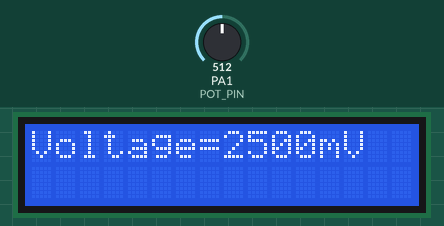
Bench run of a program on a simulated ATmega32, built with avr-gcc and emulated at 16 MHz. Shown: 16×2 character LCD. Wiring (inferred from the names in the program): character LCD (HD44780): RS PB1; R/W PB2; E PB3; data PA4, PA5, PA6, PA7. The inputs (shaded band) are chosen by the test bench; at power-on: PA1 (POT_PIN) = 512.

Above: at 1.3 s.
1.4 s: PA1 (POT_PIN) set to 716
At 2.4 s:
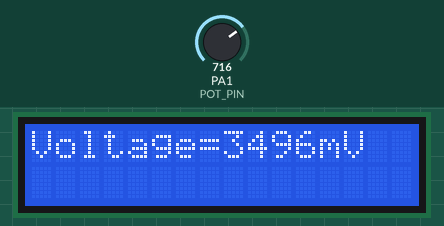
3.7 s: PA1 (POT_PIN) set to 900
At 4.3 s:
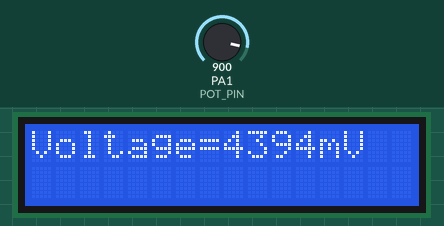
5.8 s: PA1 (POT_PIN) set to 1023
At 7.4 s:
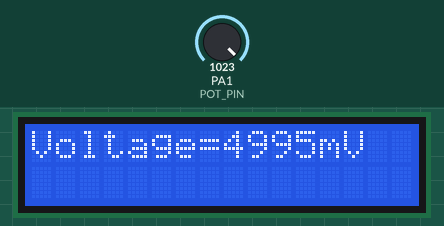
7.9 s: PA1 (POT_PIN) set to 511
At 9.2 s:
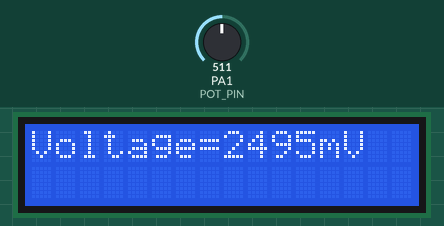
10.1 s: PA1 (POT_PIN) set to 122
At 11.0 s:
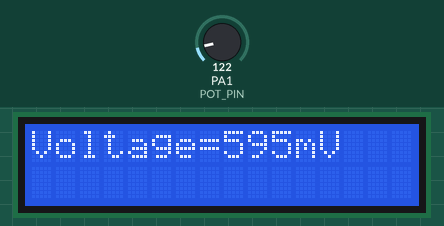
12.2 s: PA1 (POT_PIN) set to 138
At 13.8 s:
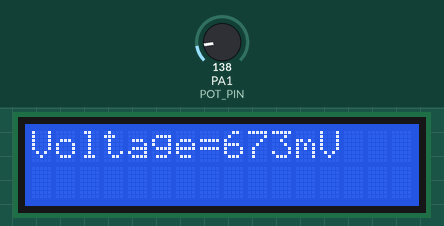
Timing chart, 0 to 15.3 s (numbered marks = the images above; inputs shaded):
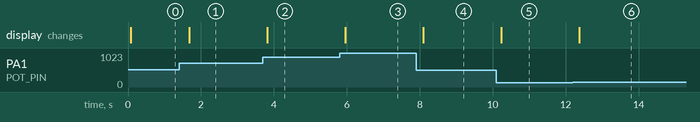

Measured:
- after the input at 1.4 s, the display: changes after 0.28 s (image 1)
- after the input at 3.7 s, the display: changes after 0.12 s (image 2)
- after the input at 5.8 s, the display: changes after 0.16 s (image 3)
- after the input at 7.9 s, the display: changes after 0.20 s (image 4)
- after the input at 10.1 s, the display: changes after 0.14 s (image 5)
- after the input at 12.2 s, the display: changes after 0.17 s (image 6)

The program:

main.c
```c
/*
 * ADC.c
 *
 * Created: 26-Sep-23 10:15:06 PM
 *  Author: SEIF EL_DIN SULTAN
 */

#define F_CPU 16000000UL
#include <util/delay.h>

#include "STD_TYPE.h"
#include "BIT_MATH.h"

#include "ADC_config.h"
#include "ADC_interface.h"
#include "ADC_private.h"

#include "DIO_config.h"
#include "DIO_interface.h"
#include "DIO_private.h"

#include "LCD_config.h"
#include "LCD_interface.h"
#include "LCD_private.h"


int main(void)
{
	u16 AnalogValue;
	u16 DigitalValue;
	DIO_SetPinDirection(POT_PORT,POT_PIN,DIO_PIN_INPUT);

	LCD_init();
	ADC_init(ADC_REFERENCE_AVCC,ADC_Prescaller_128);

    while(1)
    {
		ADC_ReadDigitalValue(ADC_CHANNEL_1,&DigitalValue);

		AnalogValue= (DigitalValue*5000UL)/1024;

       LCD_SendString("Voltage=");
	   LCD_SendIntegarNumber(AnalogValue);
	   LCD_SendString("mV");
	   _delay_ms(500);
	   LCD_ClearDesplay();
    }
}
```

ADC_interface.h
```c
/*
 * ADC_interface.h
 *
 * Created: 15-Sep-23 8:38:23 AM
 *  Author: SEIF EL_DIN SULTAN
 */


#ifndef ADC_INTERFACE_H_
#define ADC_INTERFACE_H_

#define ADC_Prescaller_2            2
#define ADC_Prescaller_4            4
#define ADC_Prescaller_8            8
#define ADC_Prescaller_16           16
#define ADC_Prescaller_32           32
#define ADC_Prescaller_64           64
#define ADC_Prescaller_128          128


#define ADC_REFERENCE_AVCC        1
#define ADC_REFERENCE_AREF        2
#define ADC_REFERENCE_INTERNAL    3

#define ADC_CHANNEL_0             0
#define ADC_CHANNEL_1             1
#define ADC_CHANNEL_2             2
#define ADC_CHANNEL_3             3
#define ADC_CHANNEL_4             4
#define ADC_CHANNEL_5             5
#define ADC_CHANNEL_6             6
#define ADC_CHANNEL_7             7

void ADC_init                     (u8 RefrenceVolt,u8 ADC_Prescaller);

void ADC_ReadDigitalValue         (u8 ChannelId ,u16* DigitalValue);

void ADC_SetCallBackADC           (void (*PtrToFunc)(void));

#endif /* ADC_INTERFACE_H_ */
```

ADC_program.c
```c
/*
 * ADC_program.c
 *
 * Created: 15-Sep-23 8:38:07 AM
 *  Author: SEIF EL_DIN SULTAN
 */
#define F_CPU 16000000UL
#include <util/delay.h>

#include "STD_TYPE.h"
#include "BIT_MATH.h"

#include "ADC_private.h"
#include "ADC_config.h"
#include "ADC_interface.h"

static void (*PRIVATE_PtrCallBackADC) (void) = NULL;

void ADC_init(u8 RefrenceVolt,u8 ADC_Prescaller)
{
	/*	Select reference voltage	*/
	switch (RefrenceVolt)
	{
		case ADC_REFERENCE_AREF:
		CLR_BIT(ADMUX,REFS0);
		CLR_BIT(ADMUX,REFS1);
		break;

		case ADC_REFERENCE_AVCC:
		SET_BIT(ADMUX,REFS0);
		CLR_BIT(ADMUX,REFS1);
		break;

		case ADC_REFERENCE_INTERNAL:
		SET_BIT(ADMUX,REFS0);
		SET_BIT(ADMUX,REFS1);
		break;
	}

	/*		ADCR	*/
	CLR_BIT(ADMUX,ADLAR);

	/*auto trigger mode (1) or single conversion mode (0) */
	CLR_BIT(ADCSRA,ADATE);

	/*	Interrupt enable	*/
	CLR_BIT(ADCSRA,ADIE);

	/*	Prescaller Select 128 for 16MHZ(125 KHZ)	*/

	if (ADC_Prescaller >= 2 && ADC_Prescaller <= 128 )
	{
		switch(ADC_Prescaller)
		{
			case ADC_Prescaller_2:
			CLR_BIT(ADCSRA,ADPS0);
			CLR_BIT(ADCSRA,ADPS1);
			CLR_BIT(ADCSRA,ADPS2);
			break;

			case ADC_Prescaller_4:
			CLR_BIT(ADCSRA,ADPS0);
			SET_BIT(ADCSRA,ADPS1);
			CLR_BIT(ADCSRA,ADPS2);
			break;

			case ADC_Prescaller_8:
			SET_BIT(ADCSRA,ADPS0);
			SET_BIT(ADCSRA,ADPS1);
			CLR_BIT(ADCSRA,ADPS2);
			break;

			case ADC_Prescaller_16:
			CLR_BIT(ADCSRA,ADPS0);
			CLR_BIT(ADCSRA,ADPS1);
			SET_BIT(ADCSRA,ADPS2);
			break;

			case ADC_Prescaller_32:
			SET_BIT(ADCSRA,ADPS0);
			CLR_BIT(ADCSRA,ADPS1);
			SET_BIT(ADCSRA,ADPS2);
			break;

			case ADC_Prescaller_64:
			CLR_BIT(ADCSRA,ADPS0);
			SET_BIT(ADCSRA,ADPS1);
			SET_BIT(ADCSRA,ADPS2);
			break;

			case ADC_Prescaller_128:
			SET_BIT(ADCSRA,ADPS0);
			SET_BIT(ADCSRA,ADPS1);
			SET_BIT(ADCSRA,ADPS2);
			break;
		}
	}
	else
	{
		//No Thing
	}

	/*Enable ADC */                          //best in last line in function
	SET_BIT(ADCSRA,ADEN);
}

void ADC_ReadDigitalValue(u8 ChannelId ,u16* DigitalValue)
{
	if( DigitalValue != NULL && ChannelId <32 )
	{

		/*	type without 32 switch case but take care about #define of channel id */
// 		ADMUX & = 0xE0;
// 		ADMUX | = ChannelId;


		switch (ChannelId)
		{
			case ADC_CHANNEL_0:
			CLR_BIT(ADMUX,MUX0);
			CLR_BIT(ADMUX,MUX1);
			CLR_BIT(ADMUX,MUX2);
			CLR_BIT(ADMUX,MUX3);
			CLR_BIT(ADMUX,MUX4);
			break;

			case ADC_CHANNEL_1:
			SET_BIT(ADMUX,MUX0);
			CLR_BIT(ADMUX,MUX1);
			CLR_BIT(ADMUX,MUX2);
			CLR_BIT(ADMUX,MUX3);
			CLR_BIT(ADMUX,MUX4);
			break;

			case ADC_CHANNEL_2:
			CLR_BIT(ADMUX,MUX0);
			SET_BIT(ADMUX,MUX1);
			CLR_BIT(ADMUX,MUX2);
			CLR_BIT(ADMUX,MUX3);
			CLR_BIT(ADMUX,MUX4);
			break;

			case ADC_CHANNEL_3:
			SET_BIT(ADMUX,MUX0);
			SET_BIT(ADMUX,MUX1);
			CLR_BIT(ADMUX,MUX2);
			CLR_BIT(ADMUX,MUX3);
			CLR_BIT(ADMUX,MUX4);
			break;

			case ADC_CHANNEL_4:
			CLR_BIT(ADMUX,MUX0);
			CLR_BIT(ADMUX,MUX1);
			SET_BIT(ADMUX,MUX2);
			CLR_BIT(ADMUX,MUX3);
			CLR_BIT(ADMUX,MUX4);
			break;

			case ADC_CHANNEL_5:
			SET_BIT(ADMUX,MUX0);
			CLR_BIT(ADMUX,MUX1);
			SET_BIT(ADMUX,MUX2);
			CLR_BIT(ADMUX,MUX3);
			CLR_BIT(ADMUX,MUX4);
			break;

			case ADC_CHANNEL_6:
			CLR_BIT(ADMUX,MUX0);
			SET_BIT(ADMUX,MUX1);
			SET_BIT(ADMUX,MUX2);
			CLR_BIT(ADMUX,MUX3);
			CLR_BIT(ADMUX,MUX4);
			break;

			case ADC_CHANNEL_7:
			SET_BIT(ADMUX,MUX0);
			SET_BIT(ADMUX,MUX1);
			SET_BIT(ADMUX,MUX2);
			CLR_BIT(ADMUX,MUX3);
			CLR_BIT(ADMUX,MUX4);
			break;
		}
		SET_BIT(ADCSRA,ADSC);                //start conversion

		while( 0 == GET_BIT(ADCSRA,ADIF) );  //wait for flag set 1

		*DigitalValue=ADC_DATA;

		SET_BIT(ADCSRA,ADIF);                   //TO Clear flag again
	}

}


void ADC_SetCallBackADC (void (*PtrToFunc) (void))
{
	if( PtrToFunc!=NULL )
	{
		PRIVATE_PtrCallBackADC=PtrToFunc;
	}
}

void  __vector_16(void) __attribute__((signal));
void  __vector_16(void)
{
	if (PRIVATE_PtrCallBackADC != NULL)
	{
		PRIVATE_PtrCallBackADC();
	}
}
```

STD_TYPE.h
```c
/*
Name :SEIF EL_DIN SULTAN
Date :25/08/2023
Breif : DATA TYPES
Version :1.0

*/


#ifndef STD_TYPE_H
#define STD_TYPE_H

typedef unsigned char           u8;
typedef signed char             s8;

typedef unsigned short int     u16;
typedef signed short int       s16;

typedef unsigned long int      u32;
typedef signed long int        s32;

typedef unsigned long          u64;
typedef signed long            s64;

typedef float                  f32;
typedef double                 f64;
typedef long double            f128;

typedef enum {
	           FALSE ,
			   TRUE
	          }bool;

#define NULL                   (void*)0

#endif
```

ADC_config.h
```c
/*
 * ADC_config.h
 *
 * Created: 15-Sep-23 8:38:50 AM
 *  Author: SEIF EL_DIN SULTAN
 */


#ifndef ADC_CONFIG_H_
#define ADC_CONFIG_H_


#define POT_PORT   DIO_PORTA
#define POT_PIN    DIO_PIN1

#define LED0_PORT  DIO_PORTC
#define LED0_PIN   DIO_PIN2

#define LED1_PORT  DIO_PORTC
#define LED1_PIN   DIO_PIN7

#define LED2_PORT  DIO_PORTD
#define LED2_PIN   DIO_PIN3

#define BUZZRR_PORT  DIO_PORTA
#define BUZZER_PIN   DIO_PIN3


#endif /* ADC_CONFIG_H_ */
```

LCD_config.h
```c
/*
 * LCD_config.h
 *
 * Created: 06-Sep-23 10:32:49 PM
 *  Author: SEIF EL-DIN SOLTAN
 */


#ifndef LCD_CONFIG_H_
#define LCD_CONFIG_H_

#define LCD_MODE        LCD_FourBitMode   // LCD_FourBitMode ||  LCD_EightBitMode

#define LCD_PORT        DIO_PORTA

#define LCD_RS_PORT     DIO_PORTB
#define LCD_RS_PIN      DIO_PIN1

#define LCD_RW_PORT     DIO_PORTB
#define LCD_RW_PIN      DIO_PIN2

#define LCD_EN_PORT     DIO_PORTB
#define LCD_EN_PIN      DIO_PIN3


#define LCD_D0_PORT     DIO_PORTA
#define LCD_D0_PIN      DIO_PIN0

#define LCD_D1_PORT     DIO_PORTA
#define LCD_D1_PIN      DIO_PIN1

#define LCD_D2_PORT     DIO_PORTA
#define LCD_D2_PIN      DIO_PIN2

#define LCD_D3_PORT     DIO_PORTA
#define LCD_D3_PIN      DIO_PIN3

#define LCD_D4_PORT     DIO_PORTA
#define LCD_D4_PIN      DIO_PIN4

#define LCD_D5_PORT     DIO_PORTA
#define LCD_D5_PIN      DIO_PIN5

#define LCD_D6_PORT     DIO_PORTA
#define LCD_D6_PIN      DIO_PIN6

#define LCD_D7_PORT     DIO_PORTA
#define LCD_D7_PIN      DIO_PIN7


#endif /* LCD_CONFIG_H_ */
```

LCD_interface.h
```c
/*
 * LCD_interface.h
 *
 * Created: 06-Sep-23 6:41:56 PM
 *  Author: SEIF EL-DIN SOLTAN
 */


#ifndef LCD_INTERFACE_H_
#define LCD_INTERFACE_H_


/*	for four bit mode	*/

#define LCD_CmndBit0                          0
#define LCD_CmndBit1                          1
#define LCD_CmndBit2                          2
#define LCD_CmndBit3                          3


void LCD_init                                 (void);
void LCD_sendComnd                            (u8 cmnd);
void LCD_sendChar                             (u8 Character_Data);
void LCD_SendString                           (u8 *String_Data);
void LCD_ClearDesplay                         (void);
void LCD_GoToLocation                         (u8 X_Location, u8 LineNumber);
void LCD_SendIntegarNumber                    (u16 IntegerNumber);
void LCD_SendNumberToLocation                 (u16 Number,u8 X_Location, u8 LineNumber);
void LCD_SendFloatNumber                      (f32 FloatNumber);
void LCD_Shift                                (u8 ShiftCmnd);

#endif /* LCD_INTERFACE_H_ */
```

LCD_program.c
```c
/*
 * LCD_program.c
 *
 * Created: 06-Sep-23 6:41:33 PM
 *  Author: SEIF EL-DIN SOLTAN
 */

#define F_CPU 16000000UL
#include <util/delay.h>

/*	UTILES_LIB	*/
#include "STD_TYPE.h"
#include "BIT_MATH.h"
/*	MCAL	*/
#include "DIO_interface.h"
#include "DIO_private.h"
/*	HAL	*/
#include "LCD_interface.h"
#include "LCD_config.h"
#include "LCD_private.h"


void LCD_init(void)
{
	#if   LCD_MODE == LCD_FourBitMode
	//SET PIN AS OUTPUT
	DIO_SetPinDirection(LCD_RS_PORT,LCD_RS_PIN,DIO_PIN_OUTPUT);
	DIO_SetPinDirection(LCD_RW_PORT,LCD_RW_PIN,DIO_PIN_OUTPUT);
	DIO_SetPinDirection(LCD_EN_PORT,LCD_EN_PIN,DIO_PIN_OUTPUT);


	DIO_SetPinDirection(LCD_D4_PORT,LCD_D4_PIN,DIO_PIN_OUTPUT);
	DIO_SetPinDirection(LCD_D5_PORT,LCD_D5_PIN,DIO_PIN_OUTPUT);
	DIO_SetPinDirection(LCD_D6_PORT,LCD_D6_PIN,DIO_PIN_OUTPUT);
	DIO_SetPinDirection(LCD_D7_PORT,LCD_D7_PIN,DIO_PIN_OUTPUT);


	_delay_ms(35);
	DIO_SetPinValue(LCD_RS_PORT,LCD_RS_PIN,DIO_PIN_LOW);
	DIO_SetPinValue(LCD_RW_PORT,LCD_RW_PIN,DIO_PIN_LOW);
	private_WriteHalfPort(LCD_COMMAND_FOR_FOUR_BIT_MODE);
	DIO_SetPinValue(LCD_EN_PORT,LCD_EN_PIN,DIO_PIN_HIGH);
	_delay_ms(1);
	DIO_SetPinValue(LCD_EN_PORT,LCD_EN_PIN,DIO_PIN_LOW);

	LCD_sendComnd(LCD_FUNCTION_SET);
	_delay_us(45);

	LCD_sendComnd(LCD_DISPLAY_ON_OFF_CONTROL);
	_delay_us(45);

	LCD_sendComnd(LCD_DESPLAY_CLEAR);
	_delay_ms(2);

	LCD_sendComnd(LCD_ENTRY_MODE_SET);
	_delay_us(45);

	#elif LCD_MODE == LCD_EightBitMode
	//SET PIN AS OUTPUT
	DIO_SetPinDirection(LCD_RS_PORT,LCD_RS_PIN,DIO_PIN_OUTPUT);
	DIO_SetPinDirection(LCD_RW_PORT,LCD_RW_PIN,DIO_PIN_OUTPUT);
	DIO_SetPinDirection(LCD_EN_PORT,LCD_EN_PIN,DIO_PIN_OUTPUT);

	DIO_setPortDirection(LCD_PORT,DIO_PORT_OUTPUT);

	_delay_ms(35);
	//     DIO_SetPinValue(LCD_RS_PORT,LCD_RS_PIN,DIO_PIN_LOW);
	//     DIO_SetPinValue(LCD_RW_PORT,LCD_RW_PIN,DIO_PIN_LOW);
	LCD_sendComnd(LCD_FUNCTION_SET);
	_delay_us(45);

	LCD_sendComnd(LCD_DISPLAY_ON_OFF_CONTROL);
	_delay_us(45);

	LCD_sendComnd(LCD_DESPLAY_CLEAR);
	_delay_ms(2);

	LCD_sendComnd(LCD_ENTRY_MODE_SET);
	_delay_us(45);

	#endif
}

void LCD_sendComnd(u8 Cmnd)
{
	#if   LCD_MODE == LCD_FourBitMode
	DIO_SetPinValue(LCD_RS_PORT,LCD_RS_PIN,DIO_PIN_LOW);
	DIO_SetPinValue(LCD_RW_PORT,LCD_RW_PIN,DIO_PIN_LOW);

	private_WriteHalfPort(Cmnd>>4);                                    //PORTA_REG= (PORTA_REG & 0x0f) | (Cmnd & 0xf0)
	DIO_SetPinValue(LCD_EN_PORT,LCD_EN_PIN,DIO_PIN_HIGH);
	_delay_ms(1);
	DIO_SetPinValue(LCD_EN_PORT,LCD_EN_PIN,DIO_PIN_LOW);

	private_WriteHalfPort(Cmnd);                                      //PORTA_REG= (PORTA_REG & 0x0f) | ((Cmnd & 0xf0) <<4)
	DIO_SetPinValue(LCD_EN_PORT,LCD_EN_PIN,DIO_PIN_HIGH);
	_delay_ms(1);
	DIO_SetPinValue(LCD_EN_PORT,LCD_EN_PIN,DIO_PIN_LOW);

	#elif LCD_MODE == LCD_EightBitMode
	DIO_SetPinValue(LCD_RS_PORT,LCD_RS_PIN,DIO_PIN_LOW);
	DIO_SetPinValue(LCD_RW_PORT,LCD_RW_PIN,DIO_PIN_LOW);

	DIO_setPortValue(LCD_PORT,Cmnd);
	DIO_SetPinValue(LCD_EN_PORT,LCD_EN_PIN,DIO_PIN_HIGH);
	_delay_ms(1);
	DIO_SetPinValue(LCD_EN_PORT,LCD_EN_PIN,DIO_PIN_LOW);

	#endif

}


void LCD_sendChar(u8 Character_Data)
{
	#if   LCD_MODE == LCD_FourBitMode
	DIO_SetPinValue(LCD_RS_PORT,LCD_RS_PIN,DIO_PIN_HIGH);
	DIO_SetPinValue(LCD_RW_PORT,LCD_RW_PIN,DIO_PIN_LOW);

	private_WriteHalfPort(Character_Data>>4);                        //PORTA_REG= (PORTA_REG & 0x0f) | (Character_Data & 0xf0)
	DIO_SetPinValue(LCD_EN_PORT,LCD_EN_PIN,DIO_PIN_HIGH);
	_delay_ms(1);
	DIO_SetPinValue(LCD_EN_PORT,LCD_EN_PIN,DIO_PIN_LOW);

	private_WriteHalfPort(Character_Data);                         //PORTA_REG= (PORTA_REG & 0x0f) | ((Character_Data & 0xf0) <<4)
	DIO_SetPinValue(LCD_EN_PORT,LCD_EN_PIN,DIO_PIN_HIGH);
	_delay_ms(1);
	DIO_SetPinValue(LCD_EN_PORT,LCD_EN_PIN,DIO_PIN_LOW);

	#elif LCD_MODE == LCD_EightBitMode
	DIO_SetPinValue(LCD_RS_PORT,LCD_RS_PIN,DIO_PIN_HIGH);
	DIO_SetPinValue(LCD_RW_PORT,LCD_RW_PIN,DIO_PIN_LOW);

	DIO_setPortValue(LCD_PORT,Character_Data);
	DIO_SetPinValue(LCD_EN_PORT,LCD_EN_PIN,DIO_PIN_HIGH);
	_delay_ms(1);
	DIO_SetPinValue(LCD_EN_PORT,LCD_EN_PIN,DIO_PIN_LOW);

	#endif

}

void LCD_SendString (u8 *String_Data)
{
	#if   LCD_MODE == LCD_FourBitMode
	while((*String_Data)!='\0')
	{
		LCD_sendChar(*String_Data);
		String_Data++;
	}

	#elif LCD_MODE == LCD_EightBitMode
	while((*String_Data)!='\0')
	{
		LCD_sendChar(*String_Data);
		String_Data++;
	}
	#endif

}


void LCD_ClearDesplay()
{
	#if   LCD_MODE == LCD_FourBitMode
	LCD_sendComnd (LCD_DESPLAY_CLEAR);
	_delay_ms(2);
	LCD_sendComnd (LCD_Cursor_At_Home_position);

	#elif LCD_MODE == LCD_EightBitMode
	LCD_sendComnd (LCD_DESPLAY_CLEAR);
	_delay_ms(2);
	LCD_sendComnd (LCD_Cursor_At_Home_position);

	#endif

}

void LCD_GoToLocation(u8 X_Location, u8 LineNumber)
{
	#if   LCD_MODE == LCD_FourBitMode
	u8 FirstLocation[] = {0x80, 0xC0, 0x94, 0xD4};
	LCD_sendComnd(FirstLocation[LineNumber-1] + X_Location-1);
	_delay_us(1000);

	#elif LCD_MODE == LCD_EightBitMode
	u8 FirstLocation[] = {0x80, 0xC0, 0x94, 0xD4};
	LCD_sendComnd(FirstLocation[LineNumber-1] + X_Location-1);
	_delay_us(1000);

	#endif
}

void LCD_SendIntegarNumber(u16 IntegerNumber)
{
	#if   LCD_MODE == LCD_FourBitMode
	u16 NumberString[16];
	snprintf(NumberString,17,"%d",IntegerNumber);
	LCD_SendString(NumberString);

	#elif LCD_MODE == LCD_EightBitMode
	u16 NumberString[16];
	snprintf(NumberString,17,"%d",IntegerNumber);
	LCD_SendString(NumberString);

	#endif

}


void LCD_SendNumberToLocation(u16 Number,u8 X_Location, u8 LineNumber)
{
	#if   LCD_MODE == LCD_FourBitMode
	LCD_GoToLocation(X_Location,LineNumber);
	LCD_SendIntegarNumber(Number);

	#elif LCD_MODE == LCD_EightBitMode
	LCD_GoToLocation(X_Location,LineNumber);
	LCD_SendIntegarNumber(Number);

	#endif

}

void LCD_SendFloatNumber(f32 FloatNumber)
{
	#if   LCD_MODE == LCD_FourBitMode
	u16 NumberString[16];
	snprintf(NumberString,17,"%f",FloatNumber);
	LCD_SendString(NumberString);

	#elif LCD_MODE == LCD_EightBitMode
	u16 NumberString[16];
	snprintf(NumberString,17,"%f",FloatNumber);
	LCD_SendString(NumberString);

	#endif

}

void LCD_Shift(u8 ShiftCmnd)
{
	#if   LCD_MODE == LCD_FourBitMode
	LCD_sendComnd(ShiftCmnd);

	#elif LCD_MODE == LCD_EightBitMode
	LCD_sendComnd(ShiftCmnd);

	#endif
}


void private_WriteHalfPort (u8 Value)
{
	(DIO_PIN_LOW==GET_BIT(Value,LCD_CmndBit0)) ? (DIO_SetPinValue(LCD_D4_PORT,LCD_D4_PIN,DIO_PIN_LOW)) : (DIO_SetPinValue(LCD_D4_PORT,LCD_D4_PIN,DIO_PIN_HIGH));
	(DIO_PIN_LOW==GET_BIT(Value,LCD_CmndBit1)) ? (DIO_SetPinValue(LCD_D5_PORT,LCD_D5_PIN,DIO_PIN_LOW)) : (DIO_SetPinValue(LCD_D5_PORT,LCD_D5_PIN,DIO_PIN_HIGH));
	(DIO_PIN_LOW==GET_BIT(Value,LCD_CmndBit2)) ? (DIO_SetPinValue(LCD_D6_PORT,LCD_D6_PIN,DIO_PIN_LOW)) : (DIO_SetPinValue(LCD_D6_PORT,LCD_D6_PIN,DIO_PIN_HIGH));
	(DIO_PIN_LOW==GET_BIT(Value,LCD_CmndBit3)) ? (DIO_SetPinValue(LCD_D7_PORT,LCD_D7_PIN,DIO_PIN_LOW)) : (DIO_SetPinValue(LCD_D7_PORT,LCD_D7_PIN,DIO_PIN_HIGH));
}
```

ADC_private.h
```c
/*
 * ADC_private.h
 *
 * Created: 15-Sep-23 8:38:36 AM
 *  Author: SEIF EL_DIN SULTAN
 */


#ifndef ADC_PRIVATE_H_
#define ADC_PRIVATE_H_

#define ADMUX           (*(volatile u8*) 0x27)
#define MUX0            0
#define MUX1            1
#define MUX2            2
#define MUX3            3
#define MUX4            4
#define ADLAR           5
#define REFS0           6
#define REFS1           7


#define ADCSRA          (*(volatile u8*) 0x26)
#define ADPS0           0
#define ADPS1	        1
#define ADPS2	        2
#define ADIE	        3
#define ADIF	        4
#define ADATE	        5
#define ADSC	        6
#define ADEN            7


#define ADC_DATA        (*(volatile u16*) 0x24)

#define SFIOR           (*(volatile u8*) 0x50)
#define ADTS0           5
#define ADTS1	        6
#define ADTS2           7


#endif /* ADC_PRIVATE_H_ */
```

BIT_MATH.h
```c
/*
Name :SEIF EL_DIN SULTAN
Date :25/08/2023
Breif : BIT MATH
Version :1.0

*/

#ifndef BIT_MATH_H
#define BIT_MATH_H

#define SET_BIT(REG,BIT) REG|=(1<<BIT)
#define CLR_BIT(REG,BIT) REG&=~(1<<BIT)
#define TGL_BIT(REG,BIT) REG^=(1<<BIT)
#define GET_BIT(REG,BIT) ((REG>>BIT)&1)              //(REG&(1<<BIT)>>BIT)

#define SET_REG(REG) REG|=0xff
#define CLR_REG(REG) REG&=0x00
#define TGL_REG(REG) REG^=0xff


#endif
```

DIO_config.h
```c
/*
 * DIO_config.h
 *
 * Created: 09-Sep-23 12:20:06 AM
 *  Author: lenovo
 */


#ifndef DIO_CONFIG_H_
#define DIO_CONFIG_H_


#endif /* DIO_CONFIG_H_ */
```

DIO_private.h
```c
/*
 * DIO_Private.h
 *
 * Created: 01-Sep-23 8:09:55 PM
 *  Author: SEIF EL-DIN SOLTAN
 */


#ifndef DIO_PRIVATE_H_
#define DIO_PRIVATE_H_

#define    DDRA_REG     (*(volatile u8*) 0x3A)
#define    DDRB_REG	    (*(volatile u8*) 0x37)
#define    DDRC_REG	    (*(volatile u8*) 0x34)
#define    DDRD_REG	    (*(volatile u8*) 0x31)

#define    PORTA_REG	(*(volatile u8*) 0x3B)
#define    PORTB_REG	(*(volatile u8*) 0x38)
#define    PORTC_REG	(*(volatile u8*) 0x35)
#define    PORTD_REG	(*(volatile u8*) 0x32)

#define    PINA_REG	   (*(volatile u8*) 0x39)
#define    PINB_REG	   (*(volatile u8*) 0x36)
#define    PINC_REG	   (*(volatile u8*) 0x33)
#define    PIND_REG	   (*(volatile u8*) 0x30)


#endif /* DIO_PRIVATE_H_ */
```

Source omitted: DIO_interface.h (1894 bytes), DIO_program.c (6006 bytes), LCD_private.h (1034 bytes)
